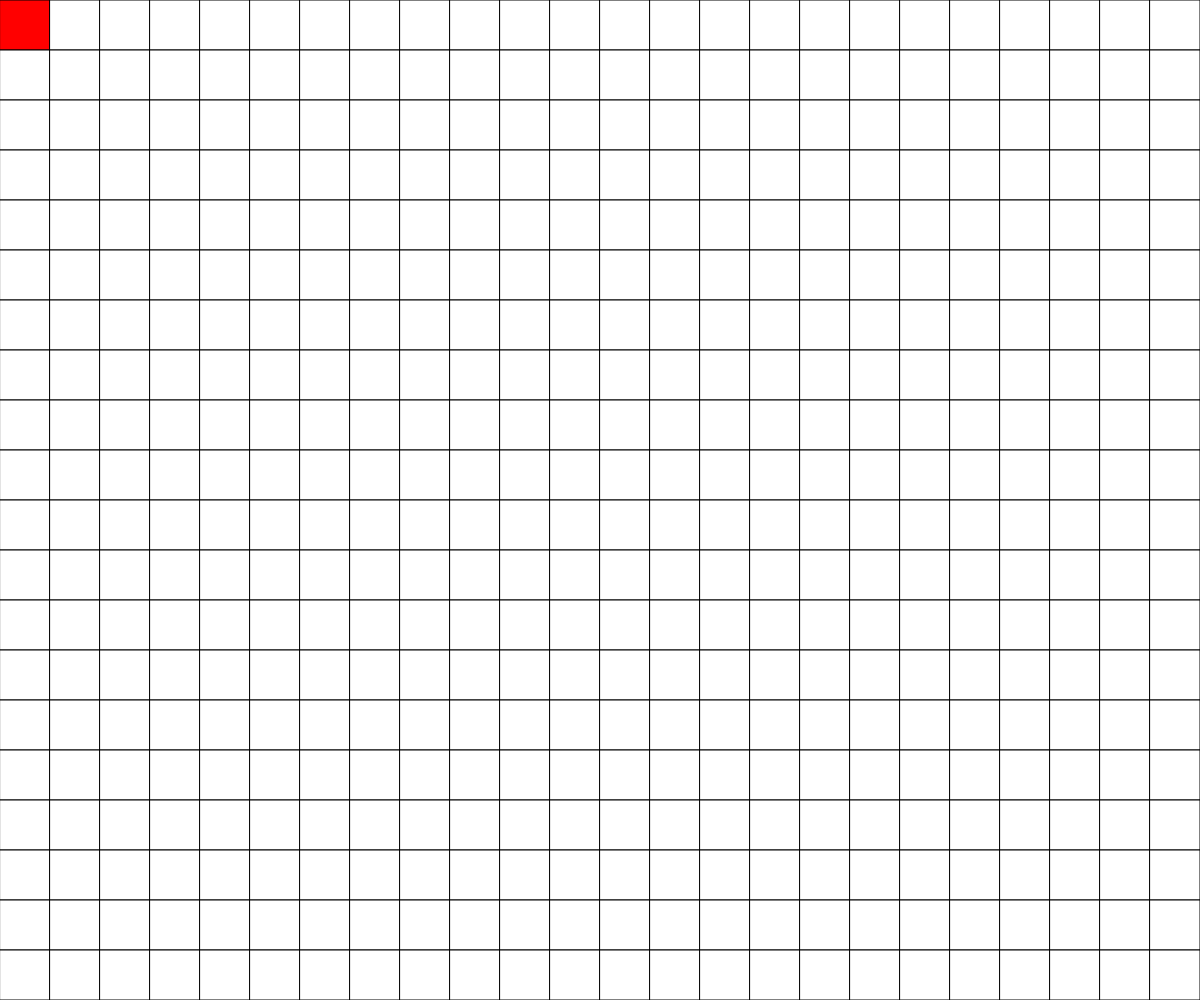
Frame 1 (no input)
Frame 60 (no input): identical to frame 1, image omitted
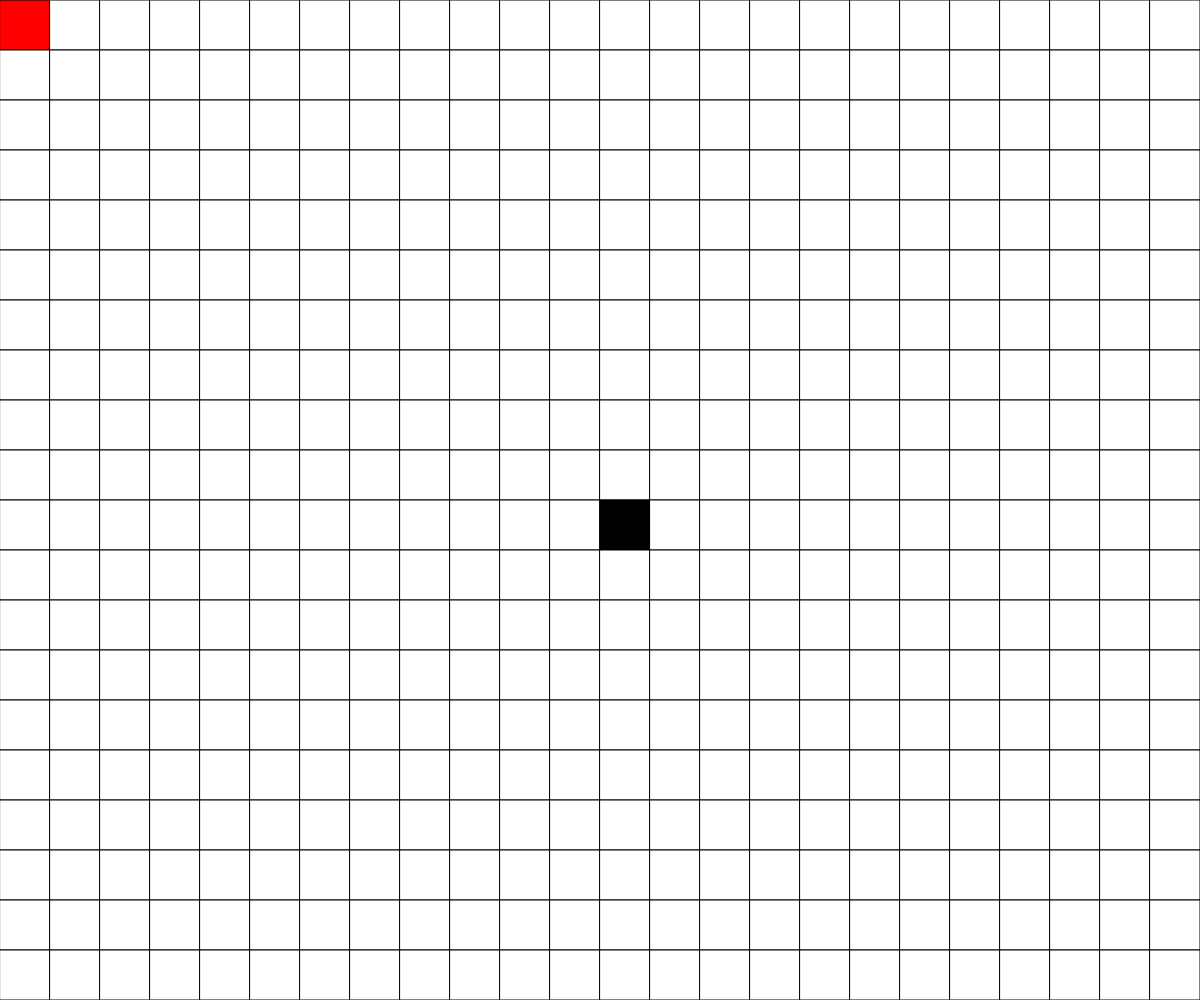
Frame 120 (the mouse pressed at the canvas centre since frame 60)

The p5.js sketch that drew these frames (run headless with seeded random() and noise() and a simulated clock; from frame 60 on, the mouse is pressed at the canvas centre):

// p5.js sketch
// ── sketch.js
const CELL_SIZE = 50;
const RENDER_ON_MULTIPLES_OF = 1;

const OPEN_TILE = 0;
const WALL_TILE = 1;
const PLAYER    = 9;

let player = {x: 0, y: 0};
let rows;
let cols;
let grid;

async function setup() {
  createCanvas(windowWidth, windowHeight);
  rows = Math.floor(height/CELL_SIZE);
  cols = Math.floor(width/CELL_SIZE);
  grid = generateEmptyGrid(cols, rows);
  grid[player.x][player.y] = PLAYER
}

function draw() {
  background(220);
  displayGrid();
}

function movePlayer(x,y) {
  if (grid[y][x] === OPEN_TILE && x >= 0 && y >= 0 && x < grid[y].length && y < grid.length) {
    if (grid[y + 1][x] === OPEN_TILE || grid[y + 1][x] === PLAYER) {
      y++;
    }
    grid[player.y][player.x] = OPEN_TILE;
    
    player.x = x;
    player.y = y;

    grid[y][x] = PLAYER;

  }
}

function jumpPlayer() {
  let x = player.x;
  let y = player.y - 2;
  console.log(grid[player.y+1][x]);
  if (grid[player.y+1][x] !== OPEN_TILE) {
    grid[player.y][player.x] = OPEN_TILE;
    player.x = x;
    player.y = y;
    grid[y][x] = PLAYER;
  }
}

function keyPressed() {
  if (key === 'r') {
    grid = generateRandomGrid(cols, rows);
  }
  else if (key === 'e') {
    grid = generateEmptyGrid(cols, rows);
  }
  else if (key === RIGHT_ARROW) {
    movePlayer(player.x + 1, player.y);
  }
  else if (key === LEFT_ARROW) {
    movePlayer(player.x - 1, player.y);
  }
  else if (key === DOWN_ARROW) {
    movePlayer(player.x, player.y + 1);
  }
  else if (key === UP_ARROW) {
    jumpPlayer();
  }
}

function mousePressed() {
  let x = Math.floor(mouseX/CELL_SIZE);
  let y = Math.floor(mouseY/CELL_SIZE);

  //self
  toggleCell(x, y);
}

function toggleCell(x, y) {
  //make sure you're in the grid
  if (x >= 0 && x < cols && y >= 0 && y < rows) {
    if (grid[y][x] === OPEN_TILE) {
      grid[y][x] = WALL_TILE;
    }
    else if (grid[y][x] === WALL_TILE) {
      grid[y][x] = OPEN_TILE;
    }
  }
}

function displayGrid() {
  for (let y = 0; y < rows; y++) {
    for (let x = 0; x < cols; x++) {
      if (grid[y][x] === OPEN_TILE) {
        fill('white');
      }
      else if (grid[y][x] === WALL_TILE) {
        fill('black');
      }
      else if (grid[y][x] === PLAYER) {
        fill('red');
      }
      square(x * CELL_SIZE, y * CELL_SIZE, CELL_SIZE);
    }
  }
}

function generateRandomGrid(cols, rows) {
  let newGrid = [];
  for (let y = 0; y < rows; y++) {
    newGrid.push([]);
    for (let x = 0; x < cols; x++) {
      if (random(100) < 50) {
        newGrid[y].push(OPEN_TILE);
      }
      else {
        newGrid[y].push(WALL_TILE);
      }
    }
  }
  return newGrid;
}

function generateEmptyGrid(cols, rows) {
  let newGrid = [];
  for (let y = 0; y < rows; y++) {
    newGrid.push([]);
    for (let x = 0; x < cols; x++) {
      newGrid[y].push(OPEN_TILE);
    }
  }
  return newGrid;
}
